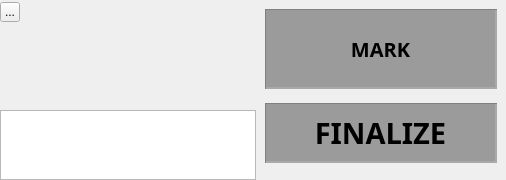
      <widget class="QWidget" name="w_res" native="true">
       <property name="minimumSize">
        <size>
         <width>0</width>
         <height>180</height>
        </size>
       </property>
       <property name="maximumSize">
        <size>
         <width>16777214</width>
         <height>180</height>
        </size>
       </property>
       <layout class="QGridLayout" name="gridLayout_8">
        <property name="leftMargin">
         <number>0</number>
        </property>
        <property name="topMargin">
         <number>0</number>
        </property>
        <property name="rightMargin">
         <number>0</number>
        </property>
        <property name="bottomMargin">
         <number>0</number>
        </property>
        <property name="spacing">
         <number>0</number>
        </property>
        <item row="0" column="1">
         <widget class="QWidget" name="widget" native="true">
          <property name="minimumSize">
           <size>
            <width>0</width>
            <height>50</height>
           </size>
          </property>
          <layout class="QGridLayout" name="gridLayout_14">
           <property name="leftMargin">
            <number>0</number>
           </property>
           <property name="topMargin">
            <number>0</number>
           </property>
           <property name="rightMargin">
            <number>0</number>
           </property>
           <property name="bottomMargin">
            <number>0</number>
           </property>
           <property name="spacing">
            <number>0</number>
           </property>
           <item row="1" column="0">
            <widget class="CxTrimmerPanel" name="lbl_trimmer">
             <property name="minimumSize">
              <size>
               <width>0</width>
               <height>150</height>
              </size>
             </property>
             <property name="maximumSize">
              <size>
               <width>16777215</width>
               <height>16777215</height>
              </size>
             </property>
             <property name="text">
              <string/>
             </property>
            </widget>
           </item>
           <item row="0" column="0">
            <widget class="QWidget" name="w_control_button" native="true">
             <property name="minimumSize">
              <size>
               <width>0</width>
               <height>25</height>
              </size>
             </property>
             <property name="maximumSize">
              <size>
               <width>16777215</width>
               <height>25</height>
              </size>
             </property>
             <layout class="QGridLayout" name="gridLayout_10">
              <property name="leftMargin">
               <number>0</number>
              </property>
              <property name="topMargin">
               <number>0</number>
              </property>
              <property name="rightMargin">
               <number>0</number>
              </property>
              <property name="bottomMargin">
               <number>0</number>
              </property>
              <property name="spacing">
               <number>0</number>
              </property>
              <item row="0" column="0">
               <widget class="QToolButton" name="tb_expand_trimmer">
                <property name="minimumSize">
                 <size>
                  <width>20</width>
                  <height>20</height>
                 </size>
                </property>
                <property name="maximumSize">
                 <size>
                  <width>20</width>
                  <height>20</height>
                 </size>
                </property>
                <property name="text">
                 <string>...</string>
                </property>
                <property name="icon">
                 <iconset resource="res.qrc">
                  <normaloff>:/res/expand.png</normaloff>
                  <normalon>:/res/collapse.png</normalon>:/res/expand.png</iconset>
                </property>
                <property name="iconSize">
                 <size>
                  <width>20</width>
                  <height>20</height>
                 </size>
                </property>
                <property name="checkable">
                 <bool>true</bool>
                </property>
               </widget>
              </item>
              <item row="0" column="1">
               <spacer name="horizontalSpacer_3">
                <property name="orientation">
                 <enum>Qt::Horizontal</enum>
                </property>
                <property name="sizeHint" stdset="0">
                 <size>
                  <width>40</width>
                  <height>20</height>
                 </size>
                </property>
               </spacer>
              </item>
             </layout>
            </widget>
           </item>
           <item row="2" column="0">
            <widget class="CxItemLayer" name="lw_item_layer"/>
           </item>
          </layout>
         </widget>
        </item>
        <item row="0" column="2">
         <widget class="QWidget" name="w_bottom_left" native="true">
          <property name="minimumSize">
           <size>
            <width>250</width>
            <height>0</height>
           </size>
          </property>
          <property name="maximumSize">
           <size>
            <width>250</width>
            <height>16777215</height>
           </size>
          </property>
          <layout class="QGridLayout" name="gridLayout_16">
           <item row="0" column="0">
            <widget class="QWidget" name="widget_7" native="true">
             <property name="styleSheet">
              <string notr="true">QWidget
{
background-color:transparent;
}</string>
             </property>
             <layout class="QGridLayout" name="gridLayout_17">
              <property name="leftMargin">
               <number>0</number>
              </property>
              <property name="topMargin">
               <number>0</number>
              </property>
              <property name="rightMargin">
               <number>0</number>
              </property>
              <property name="bottomMargin">
               <number>0</number>
              </property>
              <property name="spacing">
               <number>0</number>
              </property>
              <item row="0" column="0">
               <widget class="QToolButton" name="tb_preview">
                <property name="sizePolicy">
                 <sizepolicy hsizetype="Maximum" vsizetype="Fixed">
                  <horstretch>0</horstretch>
                  <verstretch>0</verstretch>
                 </sizepolicy>
                </property>
                <property name="minimumSize">
                 <size>
                  <width>80</width>
                  <height>80</height>
                 </size>
                </property>
                <property name="maximumSize">
                 <size>
                  <width>1111</width>
                  <height>80</height>
                 </size>
                </property>
                <property name="font">
                 <font>
                  <family>Berlin Sans FB Demi</family>
                  <pointsize>15</pointsize>
                  <weight>75</weight>
                  <bold>true</bold>
                 </font>
                </property>
                <property name="styleSheet">
                 <string notr="true">QToolButton {
  border-style:none;
  border-left: 1px solid gray;
  border-top: 1px solid gray;
    
  border-bottom: 2px solid darkgrey;
  border-right: 2px solid darkgrey;
  color:black;
  background:#9B9B9B;
  padding:3px;
  border-radius: 0px;
}
QToolButton:pressed {
  border-left: 2px solid gray;
  border-top: 2px solid gray;
    
  border-bottom: 1px solid grey;
  border-right: 1px solid grey;
  color:black;
  background:qlineargradient(x1: 0, y1: 0, x2: 0, y2: 1,
                                 stop: 0  rgb(216, 216, 216), stop: 0.1 rgb(155, 155, 155),
                                 stop: 0.5 rgb(155, 155, 155), stop: 1.0 rgb(207, 203, 207));
  padding:3px;
  border-radius: 0px;
}

QToolButton:hover {
    background: #545454
}

</string>
                </property>
                <property name="text">
                 <string>MARK</string>
                </property>
                <property name="icon">
                 <iconset resource="res.qrc">
                  <normaloff>:/res/Media-Controls-Play-icon.png</normaloff>
                  <normalon>:/res/Media-Controls-Pause-icon.png</normalon>:/res/Media-Controls-Play-icon.png</iconset>
                </property>
                <property name="iconSize">
                 <size>
                  <width>80</width>
                  <height>80</height>
                 </size>
                </property>
                <property name="checkable">
                 <bool>true</bool>
                </property>
               </widget>
              </item>
             </layout>
            </widget>
           </item>
           <item row="1" column="0">
            <widget class="QWidget" name="widget_9" native="true">
             <property name="styleSheet">
              <string notr="true">QWidget
{
background-color:transparent;
}</string>
             </property>
             <layout class="QGridLayout" name="gridLayout_25">
              <property name="leftMargin">
               <number>0</number>
              </property>
              <property name="topMargin">
               <number>0</number>
              </property>
              <property name="rightMargin">
               <number>0</number>
              </property>
              <property name="bottomMargin">
               <number>0</number>
              </property>
              <property name="spacing">
               <number>0</number>
              </property>
              <item row="0" column="0">
               <widget class="QToolButton" name="tb_render">
                <property name="sizePolicy">
                 <sizepolicy hsizetype="Maximum" vsizetype="Fixed">
                  <horstretch>0</horstretch>
                  <verstretch>0</verstretch>
                 </sizepolicy>
                </property>
                <property name="minimumSize">
                 <size>
                  <width>160</width>
                  <height>60</height>
                 </size>
                </property>
                <property name="maximumSize">
                 <size>
                  <width>1111</width>
                  <height>60</height>
                 </size>
                </property>
                <property name="font">
                 <font>
                  <family>Impact</family>
                  <pointsize>22</pointsize>
                  <weight>75</weight>
                  <bold>true</bold>
                 </font>
                </property>
                <property name="styleSheet">
                 <string notr="true">QToolButton {
  border-style:none;
  border-left: 1px solid gray;
  border-top: 1px solid gray;
    
  border-bottom: 2px solid darkgrey;
  border-right: 2px solid darkgrey;
  color:black;
  background:#9B9B9B;
  padding:3px;
  border-radius: 0px;
}
QToolButton:pressed {
  border-left: 2px solid gray;
  border-top: 2px solid gray;
    
  border-bottom: 1px solid grey;
  border-right: 1px solid grey;
  color:black;
  background:qlineargradient(x1: 0, y1: 0, x2: 0, y2: 1,
                                 stop: 0  rgb(216, 216, 216), stop: 0.1 rgb(155, 155, 155),
                                 stop: 0.5 rgb(155, 155, 155), stop: 1.0 rgb(207, 203, 207));
  padding:3px;
  border-radius: 0px;
}

QToolButton:hover {
    background: #545454
}

</string>
                </property>
                <property name="text">
                 <string>FINALIZE</string>
                </property>
               </widget>
              </item>
             </layout>
            </widget>
           </item>
          </layout>
         </widget>
        </item>
       </layout>
      </widget>
